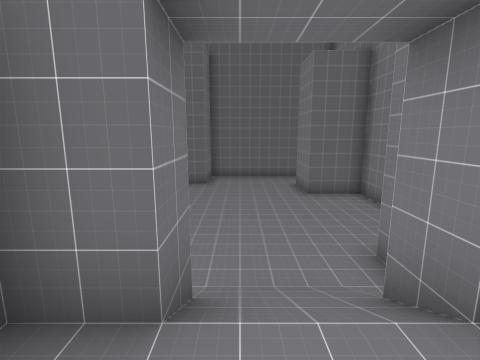
view 1 (above)

14 first-person views from a walk through a Godot game level. The camera is 1.2 m above the floor, tilts 10° down and sees 85° across. The floor is counted in squares, 1 m on a side. Each view is taken from the middle of a square. On the plan, view 1 faces up. The plan holds only what a view shows up to about 12 squares ahead; the rest is blank.

view 2
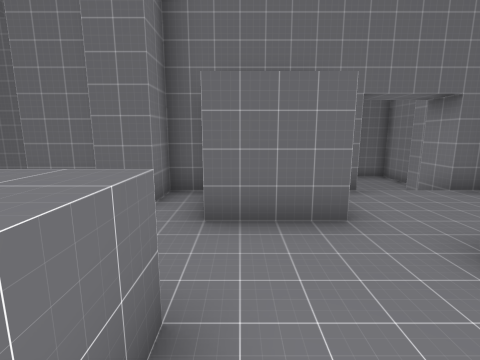

view 3
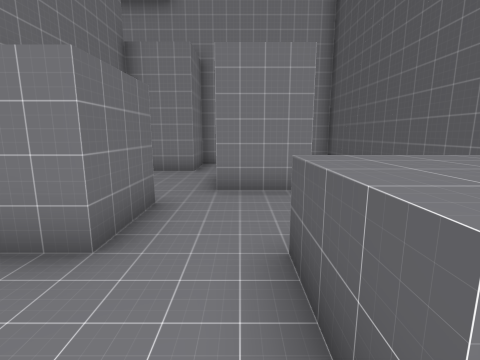

view 4
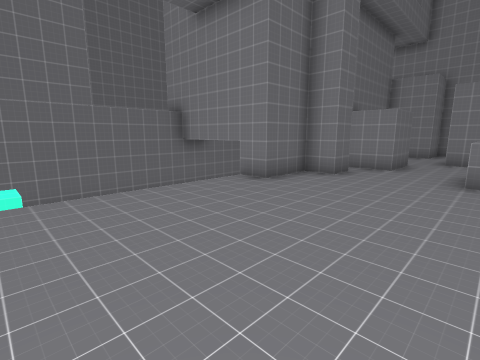

view 5
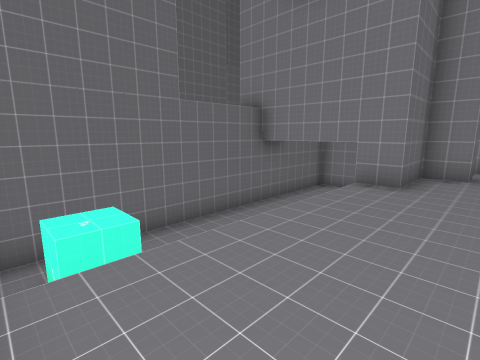

view 6
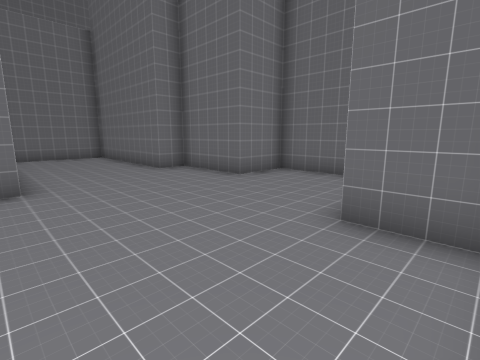

view 7
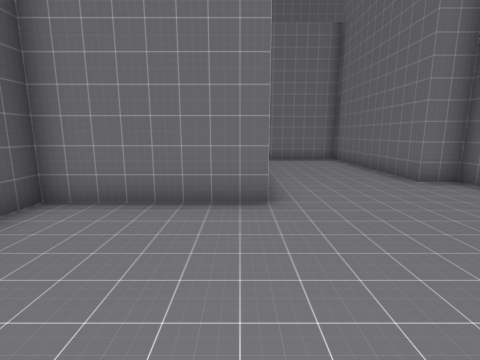

view 8
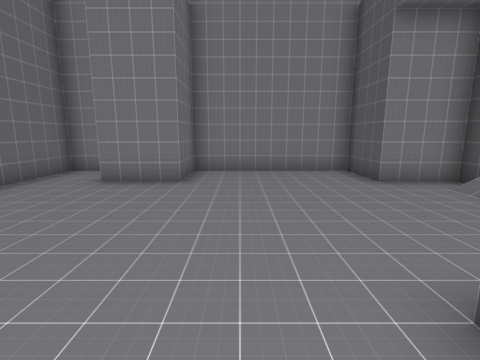

view 9
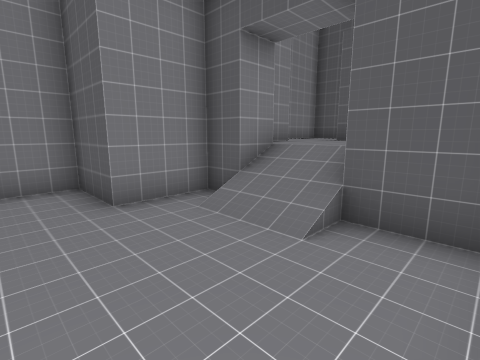

view 10
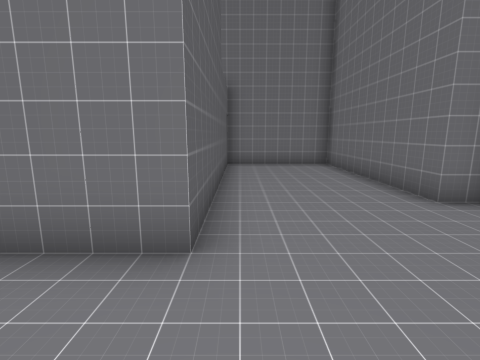

view 11
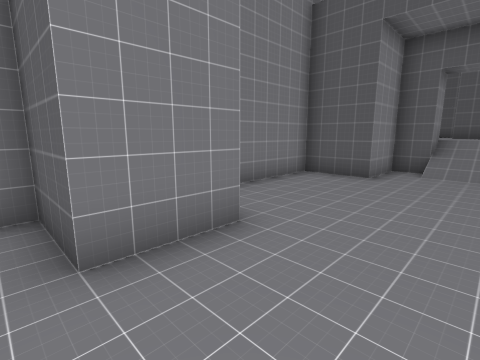

view 12
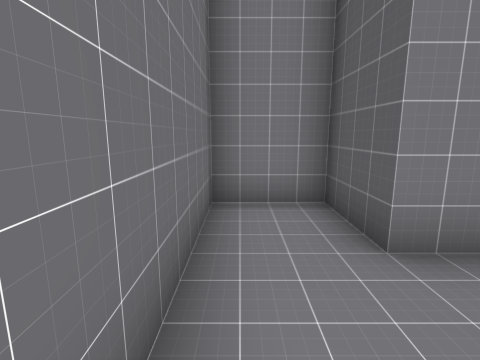

view 13
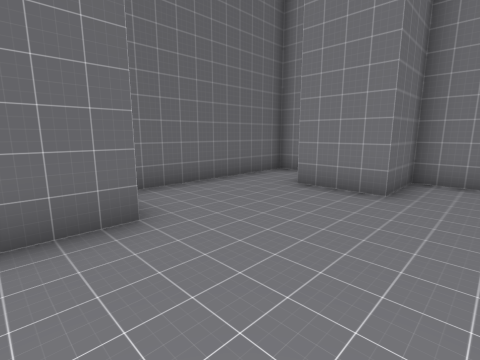

view 14
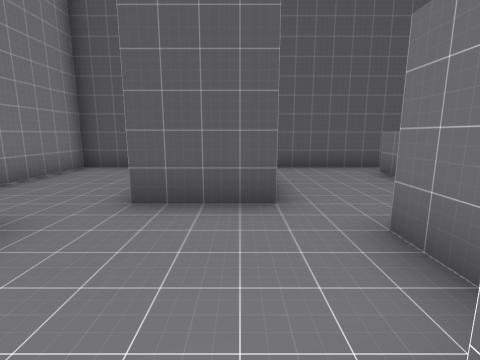

### Floor plan
Key: @ floor where view 1 was taken; # wall or solid block; . main floor; : floor 1 m higher than the main floor; / step, stairs or slope; ^ raised ledge; v drop or lower ground; O other object.
Columns run from 14 left of view 1 to 5 right of it. Each row starts with its distance up from view 1.
 14             ########
 13             #......#
 12          ####......#
 11    #######.......###
 10    #.............###
  9    #...............#
  8    #...............#
  7    #...............#
  6 ############.......#
  5 vOvvvvvvvvv#.......#
  4 OO         #.....###
  3        v   #..//.#
  2 :::::::#######//##
  1 :::::::::#:##::::#
  0 :::::::::::##:@::###
 -1  ::::::::::::::::::#
 -2  :::::::::::::##:::#
 -3  ::::::::^^:::# :::#
 -4           ^:::   ::#
 -5           ::::   ::#
 -6          ###########

Positions as (right, up) in squares from view 1, and headings:
1: (0, 0), facing up
2: (-3, -4), facing up
3: (-6, -2), facing right
4: (-13, -3), facing up-right
5: (-14, 0), facing up-right
6: (4, 6), facing up-left
7: (2, 6), facing left
8: (-4, 8), facing right
9: (-2, 6), facing down-right
10: (0, 7), facing left
11: (0, 12), facing down-right
12: (0, 13), facing right
13: (-3, 8), facing up-right
14: (0, 2), facing down
